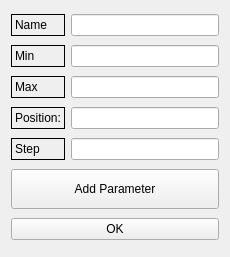
<?xml version="1.0" encoding="UTF-8"?>
<ui version="4.0">
 <class>AddParamForm</class>
 <widget class="QWidget" name="AddParamForm">
  <property name="geometry">
   <rect>
    <x>0</x>
    <y>0</y>
    <width>230</width>
    <height>257</height>
   </rect>
  </property>
  <property name="windowTitle">
   <string>Form</string>
  </property>
  <layout class="QGridLayout" name="gridLayout">
   <item row="0" column="0">
    <widget class="QLabel" name="NameLabel">
     <property name="frameShape">
      <enum>QFrame::Box</enum>
     </property>
     <property name="text">
      <string>Name</string>
     </property>
    </widget>
   </item>
   <item row="0" column="1">
    <widget class="QLineEdit" name="NameEdit"/>
   </item>
   <item row="1" column="0">
    <widget class="QLabel" name="MinLabel">
     <property name="frameShape">
      <enum>QFrame::Box</enum>
     </property>
     <property name="text">
      <string>Min</string>
     </property>
    </widget>
   </item>
   <item row="1" column="1">
    <widget class="QLineEdit" name="MinEdit"/>
   </item>
   <item row="2" column="0">
    <widget class="QLabel" name="MaxLabel">
     <property name="frameShape">
      <enum>QFrame::Box</enum>
     </property>
     <property name="text">
      <string>Max</string>
     </property>
    </widget>
   </item>
   <item row="2" column="1">
    <widget class="QLineEdit" name="MaxEdit"/>
   </item>
   <item row="3" column="0">
    <widget class="QLabel" name="PosLabel">
     <property name="frameShape">
      <enum>QFrame::Box</enum>
     </property>
     <property name="text">
      <string>Position:</string>
     </property>
    </widget>
   </item>
   <item row="3" column="1">
    <widget class="QLineEdit" name="PosEdit"/>
   </item>
   <item row="4" column="0">
    <widget class="QLabel" name="StepLabel">
     <property name="frameShape">
      <enum>QFrame::Box</enum>
     </property>
     <property name="text">
      <string>Step</string>
     </property>
    </widget>
   </item>
   <item row="4" column="1">
    <widget class="QLineEdit" name="StepEdit"/>
   </item>
   <item row="5" column="0" colspan="2">
    <widget class="QPushButton" name="SaveButton">
     <property name="sizePolicy">
      <sizepolicy hsizetype="Minimum" vsizetype="Preferred">
       <horstretch>0</horstretch>
       <verstretch>0</verstretch>
      </sizepolicy>
     </property>
     <property name="maximumSize">
      <size>
       <width>16777215</width>
       <height>40</height>
      </size>
     </property>
     <property name="text">
      <string>Add Parameter</string>
     </property>
    </widget>
   </item>
   <item row="6" column="0" colspan="2">
    <widget class="QPushButton" name="pushButton">
     <property name="text">
      <string>OK</string>
     </property>
    </widget>
   </item>
  </layout>
 </widget>
 <resources/>
 <connections/>
</ui>
